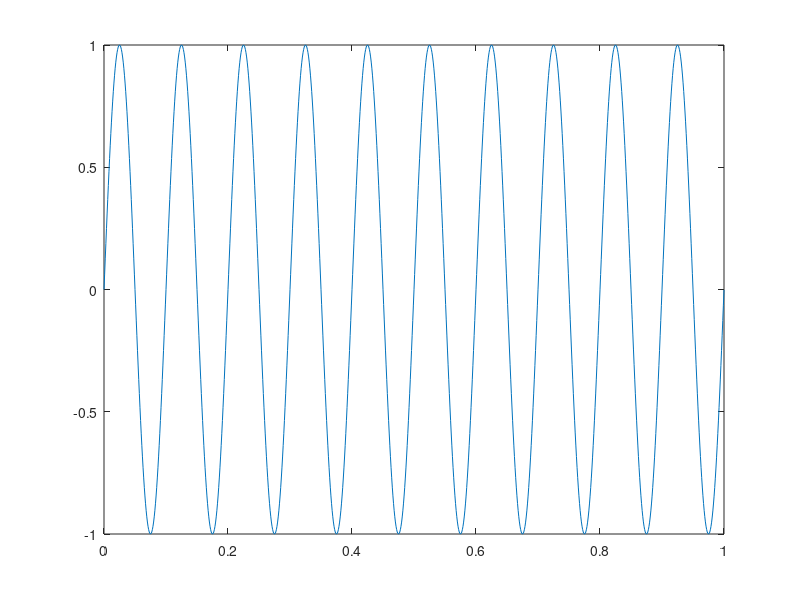

This chart was generated by the following MATLAB code:
%% VCO
clear;

pi = 3.1415;
Fc = 10; % in Hz
t = 0:0.001:1;

for ii = 1:length(t)
output(ii) = sin(2*pi*Fc*t(ii));
end;

plot(t,output);